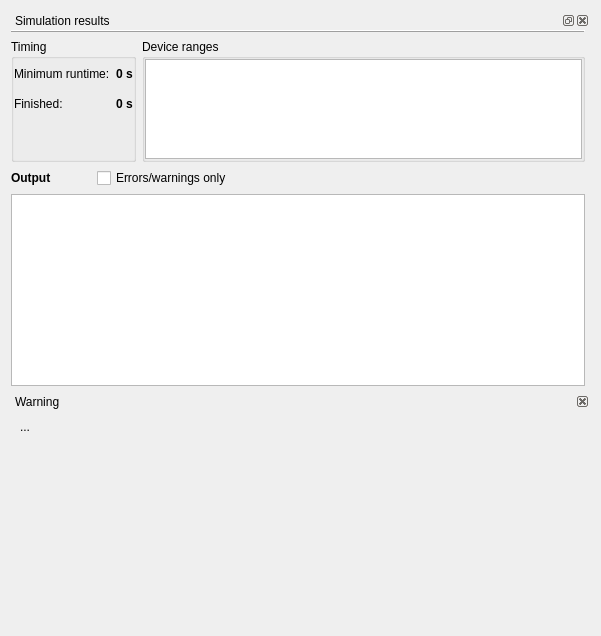
<?xml version="1.0" encoding="UTF-8"?>
<ui version="4.0">
 <class>UserEditor</class>
 <widget class="QWidget" name="UserEditor">
  <property name="geometry">
   <rect>
    <x>0</x>
    <y>0</y>
    <width>601</width>
    <height>636</height>
   </rect>
  </property>
  <layout class="QVBoxLayout" name="verticalLayout_3">
   <item>
    <widget class="QDockWidget" name="simPane">
     <property name="floating">
      <bool>false</bool>
     </property>
     <property name="windowTitle">
      <string>Simulation results</string>
     </property>
     <widget class="QWidget" name="dockWidgetContents_2">
      <layout class="QVBoxLayout" name="verticalLayout_6">
       <property name="leftMargin">
        <number>0</number>
       </property>
       <property name="topMargin">
        <number>0</number>
       </property>
       <property name="rightMargin">
        <number>5</number>
       </property>
       <property name="bottomMargin">
        <number>0</number>
       </property>
       <item>
        <widget class="QFrame" name="frame_4">
         <property name="frameShape">
          <enum>QFrame::HLine</enum>
         </property>
         <property name="frameShadow">
          <enum>QFrame::Raised</enum>
         </property>
        </widget>
       </item>
       <item>
        <layout class="QGridLayout" name="gridLayout_3">
         <item row="0" column="0">
          <widget class="QGroupBox" name="groupBox_5">
           <property name="title">
            <string>Timing</string>
           </property>
           <layout class="QVBoxLayout" name="verticalLayout_8">
            <property name="margin">
             <number>0</number>
            </property>
            <item>
             <layout class="QGridLayout" name="gridLayout_2">
              <property name="verticalSpacing">
               <number>0</number>
              </property>
              <item row="0" column="1">
               <widget class="QLabel" name="simTotalTime">
                <property name="font">
                 <font>
                  <weight>75</weight>
                  <bold>true</bold>
                 </font>
                </property>
                <property name="text">
                 <string>0 s</string>
                </property>
               </widget>
              </item>
              <item row="0" column="0">
               <widget class="QLabel" name="label_7">
                <property name="text">
                 <string>Minimum runtime:</string>
                </property>
               </widget>
              </item>
              <item row="1" column="0">
               <widget class="QLabel" name="label_8">
                <property name="text">
                 <string>Finished:</string>
                </property>
               </widget>
              </item>
              <item row="1" column="1">
               <widget class="QLabel" name="simFinished">
                <property name="font">
                 <font>
                  <weight>75</weight>
                  <bold>true</bold>
                 </font>
                </property>
                <property name="text">
                 <string>0 s</string>
                </property>
               </widget>
              </item>
             </layout>
            </item>
            <item>
             <spacer name="verticalSpacer">
              <property name="orientation">
               <enum>Qt::Vertical</enum>
              </property>
              <property name="sizeType">
               <enum>QSizePolicy::Ignored</enum>
              </property>
              <property name="sizeHint" stdset="0">
               <size>
                <width>20</width>
                <height>40</height>
               </size>
              </property>
             </spacer>
            </item>
           </layout>
          </widget>
         </item>
         <item row="0" column="1">
          <widget class="QGroupBox" name="groupBox_6">
           <property name="title">
            <string>Device ranges</string>
           </property>
           <property name="checkable">
            <bool>false</bool>
           </property>
           <layout class="QVBoxLayout" name="verticalLayout_9">
            <property name="margin">
             <number>0</number>
            </property>
            <item>
             <widget class="QTreeWidget" name="simRanges">
              <property name="sizePolicy">
               <sizepolicy hsizetype="Expanding" vsizetype="Ignored">
                <horstretch>0</horstretch>
                <verstretch>0</verstretch>
               </sizepolicy>
              </property>
              <property name="minimumSize">
               <size>
                <width>0</width>
                <height>100</height>
               </size>
              </property>
              <property name="rootIsDecorated">
               <bool>false</bool>
              </property>
              <property name="allColumnsShowFocus">
               <bool>true</bool>
              </property>
              <property name="headerHidden">
               <bool>true</bool>
              </property>
              <property name="columnCount">
               <number>4</number>
              </property>
              <attribute name="headerDefaultSectionSize">
               <number>50</number>
              </attribute>
              <attribute name="headerMinimumSectionSize">
               <number>20</number>
              </attribute>
              <column>
               <property name="text">
                <string notr="true">device</string>
               </property>
              </column>
              <column>
               <property name="text">
                <string>min</string>
               </property>
              </column>
              <column>
               <property name="text">
                <string/>
               </property>
              </column>
              <column>
               <property name="text">
                <string>max</string>
               </property>
              </column>
             </widget>
            </item>
           </layout>
          </widget>
         </item>
        </layout>
       </item>
       <item>
        <layout class="QVBoxLayout" name="verticalLayout_2">
         <item>
          <layout class="QHBoxLayout" name="horizontalLayout">
           <item>
            <widget class="QLabel" name="label">
             <property name="font">
              <font>
               <weight>75</weight>
               <bold>true</bold>
              </font>
             </property>
             <property name="text">
              <string>Output</string>
             </property>
            </widget>
           </item>
           <item>
            <spacer name="horizontalSpacer_2">
             <property name="orientation">
              <enum>Qt::Horizontal</enum>
             </property>
             <property name="sizeType">
              <enum>QSizePolicy::Fixed</enum>
             </property>
             <property name="sizeHint" stdset="0">
              <size>
               <width>40</width>
               <height>20</height>
              </size>
             </property>
            </spacer>
           </item>
           <item>
            <widget class="QCheckBox" name="simErrorsOnly">
             <property name="text">
              <string>Errors/warnings only</string>
             </property>
            </widget>
           </item>
           <item>
            <spacer name="horizontalSpacer">
             <property name="orientation">
              <enum>Qt::Horizontal</enum>
             </property>
             <property name="sizeHint" stdset="0">
              <size>
               <width>40</width>
               <height>20</height>
              </size>
             </property>
            </spacer>
           </item>
          </layout>
         </item>
         <item>
          <widget class="QStackedWidget" name="simOutStack">
           <property name="currentIndex">
            <number>0</number>
           </property>
           <widget class="QWidget" name="simOutNormalPage">
            <layout class="QHBoxLayout" name="horizontalLayout_3">
             <property name="margin">
              <number>0</number>
             </property>
             <item>
              <widget class="OutputView" name="simOutView">
               <property name="autoFillBackground">
                <bool>true</bool>
               </property>
               <property name="frameShadow">
                <enum>QFrame::Plain</enum>
               </property>
               <property name="tabChangesFocus">
                <bool>true</bool>
               </property>
               <property name="lineWrapMode">
                <enum>QTextEdit::NoWrap</enum>
               </property>
               <property name="openLinks">
                <bool>false</bool>
               </property>
              </widget>
             </item>
            </layout>
           </widget>
           <widget class="QWidget" name="simOutErrorPage">
            <layout class="QHBoxLayout" name="horizontalLayout_2">
             <property name="margin">
              <number>0</number>
             </property>
             <item>
              <widget class="OutputView" name="simOutViewErrors">
               <property name="autoFillBackground">
                <bool>true</bool>
               </property>
               <property name="frameShadow">
                <enum>QFrame::Plain</enum>
               </property>
               <property name="tabChangesFocus">
                <bool>true</bool>
               </property>
               <property name="lineWrapMode">
                <enum>QTextEdit::NoWrap</enum>
               </property>
               <property name="openLinks">
                <bool>false</bool>
               </property>
              </widget>
             </item>
            </layout>
           </widget>
          </widget>
         </item>
        </layout>
       </item>
      </layout>
     </widget>
    </widget>
   </item>
   <item>
    <widget class="QDockWidget" name="warnWidget">
     <property name="palette">
      <palette>
       <active>
        <colorrole role="Button">
         <brush brushstyle="SolidPattern">
          <color alpha="255">
           <red>255</red>
           <green>255</green>
           <blue>127</blue>
          </color>
         </brush>
        </colorrole>
        <colorrole role="Base">
         <brush brushstyle="SolidPattern">
          <color alpha="255">
           <red>255</red>
           <green>255</green>
           <blue>255</blue>
          </color>
         </brush>
        </colorrole>
        <colorrole role="Window">
         <brush brushstyle="SolidPattern">
          <color alpha="255">
           <red>255</red>
           <green>255</green>
           <blue>127</blue>
          </color>
         </brush>
        </colorrole>
       </active>
       <inactive>
        <colorrole role="Button">
         <brush brushstyle="SolidPattern">
          <color alpha="255">
           <red>255</red>
           <green>255</green>
           <blue>127</blue>
          </color>
         </brush>
        </colorrole>
        <colorrole role="Base">
         <brush brushstyle="SolidPattern">
          <color alpha="255">
           <red>255</red>
           <green>255</green>
           <blue>255</blue>
          </color>
         </brush>
        </colorrole>
        <colorrole role="Window">
         <brush brushstyle="SolidPattern">
          <color alpha="255">
           <red>255</red>
           <green>255</green>
           <blue>127</blue>
          </color>
         </brush>
        </colorrole>
       </inactive>
       <disabled>
        <colorrole role="Button">
         <brush brushstyle="SolidPattern">
          <color alpha="255">
           <red>255</red>
           <green>255</green>
           <blue>127</blue>
          </color>
         </brush>
        </colorrole>
        <colorrole role="Base">
         <brush brushstyle="SolidPattern">
          <color alpha="255">
           <red>255</red>
           <green>255</green>
           <blue>127</blue>
          </color>
         </brush>
        </colorrole>
        <colorrole role="Window">
         <brush brushstyle="SolidPattern">
          <color alpha="255">
           <red>255</red>
           <green>255</green>
           <blue>127</blue>
          </color>
         </brush>
        </colorrole>
       </disabled>
      </palette>
     </property>
     <property name="floating">
      <bool>false</bool>
     </property>
     <property name="features">
      <set>QDockWidget::DockWidgetClosable|QDockWidget::DockWidgetMovable</set>
     </property>
     <property name="windowTitle">
      <string>Warning</string>
     </property>
     <widget class="QWidget" name="dockWidgetContents_3">
      <layout class="QVBoxLayout" name="verticalLayout">
       <item>
        <widget class="QLabel" name="warnText">
         <property name="text">
          <string>...</string>
         </property>
         <property name="alignment">
          <set>Qt::AlignLeading|Qt::AlignLeft|Qt::AlignTop</set>
         </property>
        </widget>
       </item>
      </layout>
     </widget>
    </widget>
   </item>
  </layout>
  <action name="actionOpen">
   <property name="icon">
    <iconset resource="../../../resources/nicos-gui.qrc">
     <normaloff>:/open</normaloff>:/open</iconset>
   </property>
   <property name="text">
    <string>&amp;Open...</string>
   </property>
   <property name="toolTip">
    <string>Open script from disk</string>
   </property>
   <property name="shortcut">
    <string>Ctrl+O</string>
   </property>
  </action>
  <action name="actionNew">
   <property name="icon">
    <iconset resource="../../../resources/nicos-gui.qrc">
     <normaloff>:/new</normaloff>:/new</iconset>
   </property>
   <property name="text">
    <string>&amp;New</string>
   </property>
   <property name="toolTip">
    <string>New script</string>
   </property>
   <property name="shortcut">
    <string>Ctrl+N</string>
   </property>
  </action>
  <action name="actionSave">
   <property name="enabled">
    <bool>false</bool>
   </property>
   <property name="icon">
    <iconset resource="../../../resources/nicos-gui.qrc">
     <normaloff>:/save</normaloff>:/save</iconset>
   </property>
   <property name="text">
    <string>&amp;Save</string>
   </property>
   <property name="toolTip">
    <string>Save script to disk</string>
   </property>
   <property name="shortcut">
    <string>Ctrl+S</string>
   </property>
  </action>
  <action name="actionSaveAs">
   <property name="text">
    <string>Save &amp;as...</string>
   </property>
  </action>
  <action name="actionPrint">
   <property name="icon">
    <iconset resource="../../../resources/nicos-gui.qrc">
     <normaloff>:/print</normaloff>:/print</iconset>
   </property>
   <property name="text">
    <string>&amp;Print...</string>
   </property>
   <property name="toolTip">
    <string>Print script</string>
   </property>
   <property name="shortcut">
    <string>Ctrl+P</string>
   </property>
  </action>
  <action name="actionUndo">
   <property name="icon">
    <iconset resource="../../../resources/nicos-gui.qrc">
     <normaloff>:/undo</normaloff>:/undo</iconset>
   </property>
   <property name="text">
    <string>&amp;Undo</string>
   </property>
   <property name="toolTip">
    <string>Undo edit</string>
   </property>
   <property name="shortcut">
    <string>Ctrl+Z</string>
   </property>
  </action>
  <action name="actionRedo">
   <property name="icon">
    <iconset resource="../../../resources/nicos-gui.qrc">
     <normaloff>:/redo</normaloff>:/redo</iconset>
   </property>
   <property name="text">
    <string>&amp;Redo</string>
   </property>
   <property name="toolTip">
    <string>Redo edit</string>
   </property>
   <property name="shortcut">
    <string>Ctrl+Y</string>
   </property>
  </action>
  <action name="actionCut">
   <property name="icon">
    <iconset resource="../../../resources/nicos-gui.qrc">
     <normaloff>:/cut</normaloff>:/cut</iconset>
   </property>
   <property name="text">
    <string>&amp;Cut</string>
   </property>
   <property name="toolTip">
    <string>Cut selected text to clipboard</string>
   </property>
   <property name="shortcut">
    <string>Ctrl+X</string>
   </property>
  </action>
  <action name="actionCopy">
   <property name="icon">
    <iconset resource="../../../resources/nicos-gui.qrc">
     <normaloff>:/copy</normaloff>:/copy</iconset>
   </property>
   <property name="text">
    <string>C&amp;opy</string>
   </property>
   <property name="toolTip">
    <string>Copy selected text to clipboard</string>
   </property>
   <property name="shortcut">
    <string>Ctrl+C</string>
   </property>
  </action>
  <action name="actionPaste">
   <property name="icon">
    <iconset resource="../../../resources/nicos-gui.qrc">
     <normaloff>:/paste</normaloff>:/paste</iconset>
   </property>
   <property name="text">
    <string>&amp;Paste</string>
   </property>
   <property name="toolTip">
    <string>Paste text from clipboard</string>
   </property>
   <property name="shortcut">
    <string>Ctrl+V</string>
   </property>
  </action>
  <action name="actionRun">
   <property name="icon">
    <iconset resource="../../../resources/nicos-gui.qrc">
     <normaloff>:/continue</normaloff>:/continue</iconset>
   </property>
   <property name="text">
    <string>&amp;Run</string>
   </property>
   <property name="toolTip">
    <string>Run the script in this window</string>
   </property>
   <property name="shortcut">
    <string>Ctrl+Return</string>
   </property>
  </action>
  <action name="actionGet">
   <property name="icon">
    <iconset resource="../../../resources/nicos-gui.qrc">
     <normaloff>:/get</normaloff>:/get</iconset>
   </property>
   <property name="text">
    <string>&amp;Get</string>
   </property>
   <property name="toolTip">
    <string>Copy the currently running script into this window</string>
   </property>
  </action>
  <action name="actionFind">
   <property name="icon">
    <iconset resource="../../../resources/nicos-gui.qrc">
     <normaloff>:/find</normaloff>:/find</iconset>
   </property>
   <property name="text">
    <string>&amp;Find...</string>
   </property>
   <property name="toolTip">
    <string>Find and replace text</string>
   </property>
   <property name="shortcut">
    <string>Ctrl+F</string>
   </property>
  </action>
  <action name="actionComment">
   <property name="text">
    <string>Co&amp;mment</string>
   </property>
   <property name="toolTip">
    <string>Comment out selected code</string>
   </property>
   <property name="shortcut">
    <string>Ctrl+#</string>
   </property>
  </action>
  <action name="actionUncomment">
   <property name="text">
    <string>Uncomment</string>
   </property>
   <property name="toolTip">
    <string>Uncomment selected code</string>
   </property>
   <property name="shortcut">
    <string>Alt+#</string>
   </property>
  </action>
  <action name="actionUpdate">
   <property name="icon">
    <iconset resource="../../../resources/nicos-gui.qrc">
     <normaloff>:/refresh</normaloff>:/refresh</iconset>
   </property>
   <property name="text">
    <string>&amp;Update</string>
   </property>
   <property name="toolTip">
    <string>Update the currently running script with the one in this window</string>
   </property>
  </action>
  <action name="actionReload">
   <property name="enabled">
    <bool>false</bool>
   </property>
   <property name="text">
    <string>Re&amp;load from disk</string>
   </property>
  </action>
  <action name="actionSimulate">
   <property name="icon">
    <iconset resource="../../../resources/nicos-gui.qrc">
     <normaloff>:/simulate</normaloff>:/simulate</iconset>
   </property>
   <property name="text">
    <string>Simulate</string>
   </property>
   <property name="shortcut">
    <string>Ctrl+Shift+Return</string>
   </property>
  </action>
 </widget>
 <customwidgets>
  <customwidget>
   <class>OutputView</class>
   <extends>QTextBrowser</extends>
   <header>nicos.gui.outview.h</header>
  </customwidget>
 </customwidgets>
 <resources>
  <include location="../../../resources/nicos-gui.qrc"/>
 </resources>
 <connections/>
</ui>
